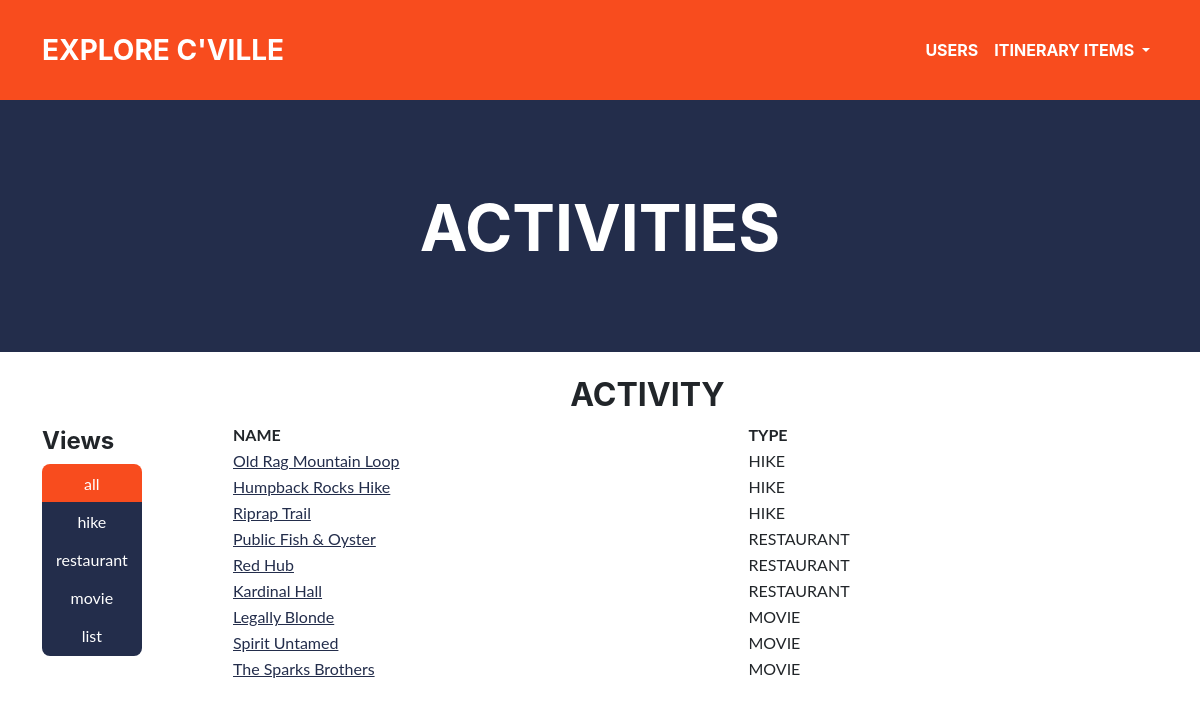
Page /activities.php on the committed database.
### tables this page shows
CREATE TABLE `ACTIVITY` (
  `ACTIVITY_ID` int(11) NOT NULL,
  `ACTIVITY_NAME` text NOT NULL,
  `ACTIVITY_TYPE` varchar(12) NOT NULL,
  `ACTIVITY_URL` text NOT NULL
);

### activities.php (the view, shortened to what this page needs)
  <?php include './components/navigation.php';?>
  <header class="masthead bg-primary text-white text-center">
      <div class="container d-flex align-items-center flex-column">
          <h1 class="masthead-heading text-uppercase mb-0">Activities</h1>
      </div>
  </header>
  <div class="container">
    <center>
    <div class="row">
      <div class="col-1" style="line-height:75px">
        <br />
        <h4> Views </h4>
        <form action="<?php $_SERVER['PHP_SELF'] ?>" method="get" style="line-height:50px">
          <div class="btn-group-vertical">
          <input type="submit" name="btnaction" value="all" class="btn text-white bg-<?php if(!isset($_GET['btnaction'])||$_GET['btnaction']=='all'){echo "secondary";}else{echo "primary";} ?>" />
          <input type="submit" name="btnaction" value="hike" class="btn text-white bg-<?php if(isset($_GET['btnaction'])&&$_GET['btnaction']=='hike'){echo "secondary";}else{echo "primary";} ?>" />
          <input type="submit" name="btnaction" value="restaurant" class="btn text-white bg-<?php if(isset($_GET['btnaction'])&&$_GET['btnaction']=='restaurant'){echo "secondary";}else{echo "primary";} ?>" />
          <input type="submit" name="btnaction" value="movie" class="btn text-white bg-<?php if(isset($_GET['btnaction'])&&$_GET['btnaction']=='movie'){echo "secondary";}else{echo "primary";} ?>" />
          <input type="submit" name="btnaction" value="list" class="btn text-white bg-<?php if(isset($_GET['btnaction'])&&$_GET['btnaction']=='list'){echo "secondary";}else{echo "primary";} ?>" />
          </div>
        </form>
        <br />
      </div>
      <div class="col-1" style="line-height:75px"> </div>
      <div class="col-9">
        <br />
  <?php require('connect-db.php'); ?>
  <?php
  try
  {
    if (isset($_GET['btnaction']))
    {
      switch ($_GET['btnaction'])
        {
          case 'all': showActivity("ACTIVITY");  break;
          case 'hike': showHike();  break;
          case 'restaurant': showRestaurant();  break;
          case 'movie': showMovie();  break;
          case 'list': getList();  break;
          case 'delete_hike': deleteActivity("HIKE", $_GET['id']); break;
          case 'delete_restaurant': deleteActivity("RESTAURANT", $_GET['id']); break;
          case 'delete_movie': deleteActivity("MOVIE", $_GET['id']); break;
          case 'delete_list': deleteList($_GET['id']); break;
        }
    }
    else { showActivity("ACTIVITY"); }
  }
  catch (Exception $e)
  {
    $error_message = $e->getMessage();
    echo "<p>Error message: $error_message </p>";
  }
  ?>
  <?php
  function showActivity($act)
  {
    global $db;
    $query = "SELECT * FROM $act";
    $statement = $db->prepare($query);
    $statement->execute();
    $results = $statement->fetchAll();
    echo "<h2> $act </h2>";
    echo "<table style='width:100%''>
          <tr>
            <th>NAME</th>
            <th>TYPE</th>
          </tr>";
    foreach ($results as $result)
    {
      echo "<tr>
      <td> <a href='" . $result['ACTIVITY_URL'] . "' target='_blank'>" . $result['ACTIVITY_NAME'] . "</a></td>
      <td>" . $result['ACTIVITY_TYPE'] . "</td>
      </tr>";
    }
    echo "</table>";
  }
  ?>
        </div>
    </div>
    </center>
  </div>
</body>

### components/navigation.php (shortened to what this page needs)
<!DOCTYPE html>
<html lang="en">
<head>
  <link rel="stylesheet" href="https://stackpath.bootstrapcdn.com/bootstrap/4.3.1/css/bootstrap.min.css">
  <link rel="stylesheet" href="css/styles.css">
</head>
<body id="page-top">
<nav class="navbar navbar-expand-lg bg-secondary text-uppercase fixed-top" id="mainNav">
  <div class="container">
      <a class="navbar-brand" href="./index.php">Explore C'Ville</a>
      <div class="collapse navbar-collapse" id="navbarResponsive">
          <ul class="navbar-nav ms-auto">
              <li class="nav-item">
                <a class="nav-link" href="./users.php?btnaction=customer">Users</a>
              </li>
               <li class="nav-item dropdown">
        <a class="nav-link dropdown-toggle" id="navbarDropdown" role="button" data-toggle="dropdown" aria-haspopup="true" aria-expanded="false">
          Itinerary Items
        </a>
      </li>
          </ul>
      </div>
  </div>
</nav>

### rows in the picture
activity: ACTIVITY_NAME "Old Rag Mountain Loop", ACTIVITY_TYPE "HIKE"
activity: ACTIVITY_NAME "Humpback Rocks Hike", ACTIVITY_TYPE "HIKE"
activity: ACTIVITY_NAME "Riprap Trail", ACTIVITY_TYPE "HIKE"
activity: ACTIVITY_NAME "Public Fish & Oyster", ACTIVITY_TYPE "RESTAURANT"
activity: ACTIVITY_NAME "Red Hub", ACTIVITY_TYPE "RESTAURANT"
activity: ACTIVITY_NAME "Kardinal Hall", ACTIVITY_TYPE "RESTAURANT"
activity: ACTIVITY_NAME "Legally Blonde", ACTIVITY_TYPE "MOVIE"
activity: ACTIVITY_NAME "Spirit Untamed", ACTIVITY_TYPE "MOVIE"
activity: ACTIVITY_NAME "The Sparks Brothers", ACTIVITY_TYPE "MOVIE"

### other values in the picture
$act "ACTIVITY"
